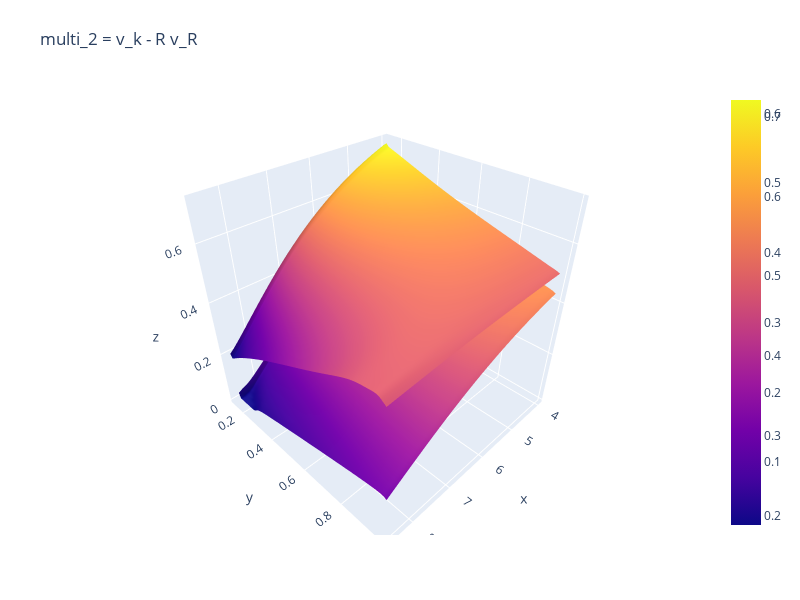

Notebook source saved alongside this figure:
### Code cell
ii = 0
fig = go.Figure(data=[go.Surface(z=check["multi_2"][:, :, ii], 
                                 x=check["K_mat"][:,:,ii], 
                                 y=check["R_mat"][:,:,ii]),
                      go.Surface(z=check["multi_2"][:, :, -1],
                                 x=check["K_mat"][:, :, -1],
                                 y=check["R_mat"][:, :, -1]
                                )
                     ])
fig.update_layout(title='multi_2 = v_k - R v_R', autosize=False,
                  width=800, height=600,
                  margin=dict(l=65, r=50, b=65, t=90))
fig.show()

### Figure 1 — Plotly figure (JSON) as saved in the notebook; plotly's stock layout.template omitted (floating-point values rounded to 4 significant figures; data arrays with more than 128 entries replaced by an {"elided": "..."} marker saying what was removed)
{"data": [{"type": "surface", "x": {"elided": "46x86 float values"}, "y": {"elided": "46x86 float values"}, "z": {"elided": "46x86 float values"}}, {"type": "surface", "x": {"elided": "46x86 float values"}, "y": {"elided": "46x86 float values"}, "z": {"elided": "46x86 float values"}}], "layout": {"autosize": false, "height": 600, "margin": {"b": 65, "l": 65, "r": 50, "t": 90}, "title": {"text": "multi_2 = v_k - R v_R"}, "width": 800}}
